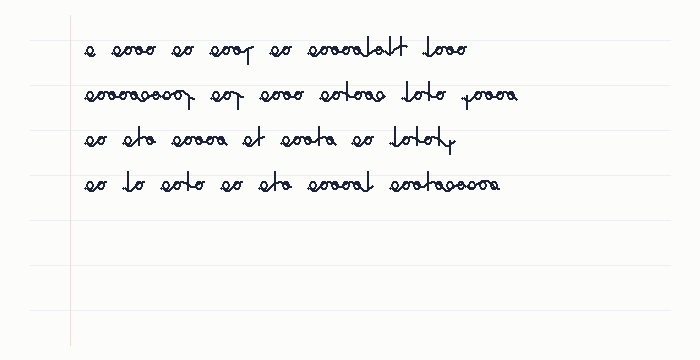
#> input picture backend/samples/sample_htr.png, 700 x 360 px
$ python -i line_segmentation_backup_pre_fix.py   (imports and definitions only)
#> lines starting #> are read from the running program, lines starting #| are printed output that depends on the picture; after the words box and inside, x2 and y2 are one past the last pixel; in counts of white or black regions, pixels touching at a corner belong together
#> further down, picture is the input picture: PIL image 700x360 RGB; mean R, G, B 245.8, 246, 244.8
### backend/services/handwriting_pipeline.py
import base64
import time
from typing import List, Optional, Tuple

import cv2
import numpy as np
from scipy.ndimage import uniform_filter1d
from scipy.signal import find_peaks

from .feature_meta import feature_rows


class PipelineError(ValueError):
    pass


# [80 lines left out: functions _png_data_uri, _downsample_profile, _stroke_histogram, _gaps_in_band, _detect_word_gaps, not called in this run]


def _detect_line_bands(fg: np.ndarray):
    """Paper Eq. 7-8: horizontal projection P(y) + SciPy peak detection identifies
    handwriting-line regions bounded by inter-line valleys."""
    h, w = fg.shape
    P = fg.sum(axis=1).astype(float)
    if P.max() <= 0:
        return 0, [], P

    smooth = uniform_filter1d(P, size=max(3, min(31, (w // 150) * 2 + 1)))
    peaks, _ = find_peaks(
        smooth,
        prominence=0.15 * float(smooth.max()),
        distance=max(8, int(h * 0.03)),
    )
    if len(peaks) == 0:
        return 0, [], P

    bands = []
    for idx, p in enumerate(peaks):
        peak_val = float(smooth[p])
        thr = max(0.35 * peak_val, 0.08 * float(smooth.max()))

        prev_peak = int(peaks[idx - 1]) if idx > 0 else 0
        next_peak = int(peaks[idx + 1]) if idx + 1 < len(peaks) else h - 1

        top = int(p)
        while top - 1 > prev_peak and smooth[top - 1] >= thr and smooth[top - 1] <= smooth[top] + 1e-6:
            top -= 1

        bottom = int(p)
        while bottom + 1 < next_peak and smooth[bottom + 1] >= thr and smooth[bottom + 1] <= smooth[bottom] + 1e-6:
            bottom += 1

        bands.append({"top": top, "bottom": bottom, "peak": int(p)})

    return len(bands), bands, P


# [124 lines left out: function analyze_handwriting, not called in this run]

### backend/services/line_segmentation_backup_pre_fix.py
# Backup of original line_segmentation implementation (pre‑fix)

from __future__ import annotations

import cv2
import numpy as np
from PIL import Image
from typing import List

# Reuse the band detection helper from the pipeline to keep behaviour consistent
from .handwriting_pipeline import _detect_line_bands


def _to_numpy(img: Image.Image) -> np.ndarray:
    """Convert a PIL Image (RGB) to a NumPy grayscale array (uint8)."""
    arr = np.array(img.convert("RGB"))
    gray = cv2.cvtColor(arr, cv2.COLOR_RGB2GRAY)
    return gray


def _preprocess_binary(gray: np.ndarray) -> np.ndarray:
    """Return a binary (ink=255) image with ruled lines removed.

    Mirrors the steps used in `handwriting_pipeline.analyze_handwriting`:
    1. Otsu (invert) – ink becomes white
    2. Horizontal morphological opening to detect ruling lines.
    3. Remove the mask only if it looks like notebook ruling (thin and spans most of width).
    """
    # 1. Otsu (invert)
    _, binary = cv2.threshold(gray, 0, 255, cv2.THRESH_BINARY_INV + cv2.THRESH_OTSU)
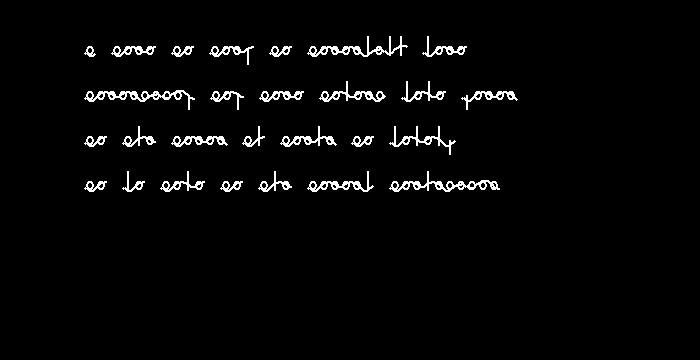
#> binary: shape (360, 700); 2.6% white in thin lines or dots, all inside (x1, y1, x2, y2) = (84, 36, 518, 192)
    binary = binary.astype(np.uint8)
    # 2. Detect horizontal ruling lines
    h, w = binary.shape
#> h = 360; w = 700
    kernel_len = max(int(w * 0.15), 25)
#> kernel_len = 105
    h_kernel = cv2.getStructuringElement(cv2.MORPH_RECT, (kernel_len, 1))
    line_mask = cv2.morphologyEx(binary, cv2.MORPH_OPEN, h_kernel)
#> line_mask: shape (360, 700); every value is 0
    ruling_pixels = int(np.count_nonzero(line_mask))
#> ruling_pixels = 0
    # Remove the mask *only* if it looks like notebook ruling (thin and spans most of width)
    if ruling_pixels > 0:
        # estimate thickness by vertical projection of the mask
        vertical_sum = line_mask.sum(axis=1)
        thickness = np.count_nonzero(vertical_sum)
        # if the mask is very thin (<=3 rows) and covers >70% of width, treat as ruling
        if thickness <= 3 and np.max(vertical_sum) > 0.7 * w * 255:
            processed = cv2.bitwise_and(binary, cv2.bitwise_not(line_mask))
        else:
            # otherwise keep the original binary (ruling removal would damage strokes)
            processed = binary.copy()
    else:
        processed = binary.copy()
    return processed


def segment_lines(image: Image.Image) -> List[Image.Image]:
    """Detect individual handwritten lines and return them as separate PIL images.

    The algorithm:
    1. Convert to grayscale and produce a binary mask (ink = 255).
    2. Remove horizontal ruling‑line artifacts.
    3. Use the horizontal projection profile (`_detect_line_bands`) to locate line bands.
    4. For each band, compute tight horizontal bounds where ink is present, add a small padding,
       crop the region from the **binary** image and convert back to a RGB PIL Image.
    5. Return the list sorted top‑to‑bottom (the order given by `_detect_line_bands`).
    """
    gray = _to_numpy(image)
    processed = _preprocess_binary(gray)

    # Detect line bands – the function expects a binary foreground mask (bool or 0/255)
    _, bands, _ = _detect_line_bands(processed > 0)
#> in _detect_line_bands, `P = fg.sum(axis=1).astype(float)`: P = 360 values, max 225 at index 98, min 0 at index 0, mean 18.54
#> in _detect_line_bands, `smooth = uniform_filter1d(P, size=max(3, min(31, (w // 150) * 2 + 1)))`: smooth = 360 values, max 183.2 at index 95, min 0 at index 0, mean 18.54
#> in _detect_line_bands, `peaks, _ = find_peaks( smooth, prominence=0.15 * float(smooth.max()), ..`: peaks = [50, 95, 140, 185]
#> the loop in _detect_line_bands, `for idx, p in enumerate(peaks):` made 4 passes
#> (p, peak_val, thr, prev_peak, next_peak) on passes 1 to 4: (50, 149.7, 52.38, 0, 95), (95, 183.2, 64.13, 50, 140), (140, 140.7, 49.23, 95, 185), (185, 168.1, 58.84, 140, 359)
#> after the loop in _detect_line_bands, `for idx, p in enumerate(peaks):`: bands = 4 items
#> bands = 4 items
    if not bands:
        return []

    h, w = processed.shape
#> h = 360; w = 700
    padding = 5  # a few pixels around each line for context
    line_images: List[Image.Image] = []

    for band in bands:
        top = max(band["top"] - padding, 0)
        bottom = min(band["bottom"] + padding, h - 1)
        # Determine horizontal extents inside this band where ink exists
        band_mask = processed[top : bottom + 1]
        cols = np.where(band_mask.any(axis=0))[0]
        if cols.size == 0:
            left, right = 0, w - 1
        else:
            left = max(int(cols[0]) - padding, 0)
            right = min(int(cols[-1]) + padding, w - 1)
        crop = processed[top : bottom + 1, left : right + 1]
        # Convert back to RGB for the TrOCR processor (expects 3‑channel images)
        rgb_crop = cv2.cvtColor(crop, cv2.COLOR_GRAY2RGB)
        pil_crop = Image.fromarray(rgb_crop)
        line_images.append(pil_crop)
#> this loop made 4 passes
#> (band, top, bottom, right) on passes 1 to 4: ({'top': 44, 'bottom': 56, 'peak': 50}, 39, 61, 471), ({'top': 89, 'bottom': 101, 'peak': 95}, 84, 106, 522), ({'top': 134, 'bottom': 146, 'peak': 140}, 129, 151, 460), ({'top': 179, 'bottom': 191, 'peak': 185}, 174, 196, 504)
#> pass 1, in segment_lines, `crop = processed[top : bottom + 1, left : right + 1]`:
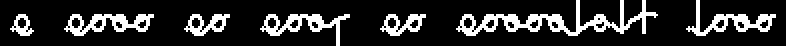
#> crop: shape (23, 393) (shown 2 times larger); 16.8% white in thin lines or dots
#> pass 2, in segment_lines, `crop = processed[top : bottom + 1, left : right + 1]`:
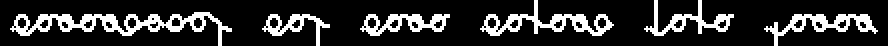
#> crop: shape (23, 444) (shown 2 times larger); 18% white in thin lines or dots
#> after the loop:
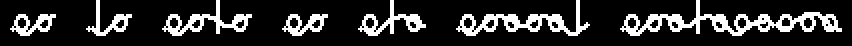
#> crop: shape (23, 426) (shown 2 times larger); 17.4% white in thin lines or dots, all inside (x1, y1, x2, y2) = (5, 0, 421, 18)
#> after the loop, line_images = 4 items

    return line_images

>>> from PIL import Image
>>> picture = Image.open('../samples/sample_htr.png')
>>> result = segment_lines(picture)
#> result = 4 items

$ run again, on backend/samples/sample_personality.png
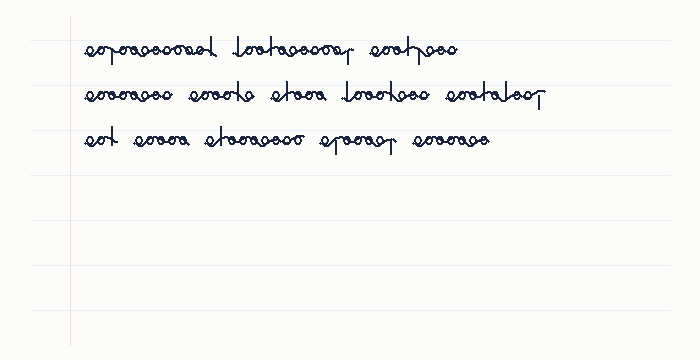
#> input picture backend/samples/sample_personality.png, 700 x 360 px
#> picture is the input picture: PIL image 700x360 RGB; mean R, G, B 246.6, 246.7, 245.5
#> in _preprocess_binary, `_, binary = cv2.threshold(gray, 0, 255, cv2.THRESH_BINARY_INV + cv2.TH..`:
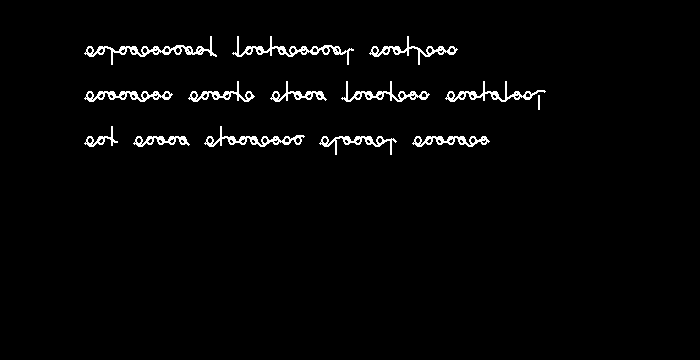
#> binary: shape (360, 700); 2.3% white in thin lines or dots, all inside (x1, y1, x2, y2) = (84, 36, 546, 155)
#> line_mask: shape (360, 700); every value is 0
#> ruling_pixels = 0
#> P = 360 values, max 249 at index 92, min 0 at index 0, mean 16.04
#> smooth = 360 values, max 207 at index 95, min 0 at index 0, mean 16.04
#> peaks = [50, 95, 140]
#> the loop in _detect_line_bands, `for idx, p in enumerate(peaks):` made 3 passes
#> (p, peak_val, thr, prev_peak, next_peak) on passes 1 to 3: (50, 174.9, 61.21, 0, 95), (95, 207, 72.45, 50, 140), (140, 182.8, 63.97, 95, 359)
#> after the loop in _detect_line_bands, `for idx, p in enumerate(peaks):`: bands = 3 items
#> the loop in segment_lines, `for band in bands:` made 3 passes
#> (band, top, bottom, right) on passes 1 to 3: ({'top': 44, 'bottom': 56, 'peak': 50}, 39, 61, 462), ({'top': 89, 'bottom': 101, 'peak': 95}, 84, 106, 550), ({'top': 134, 'bottom': 146, 'peak': 140}, 129, 151, 494)
#> after the loop in segment_lines, `for band in bands:`:
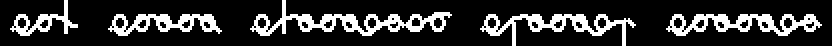
#> crop: shape (23, 416) (shown 2 times larger); 18.9% white in thin lines or dots
